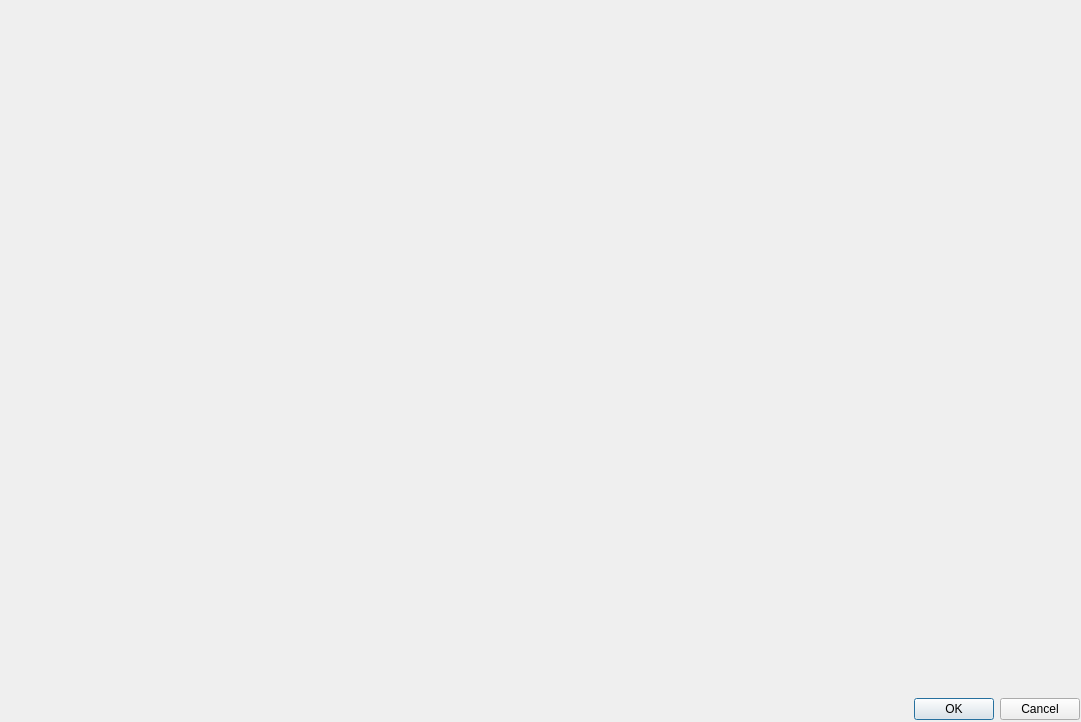
<?xml version="1.0" encoding="UTF-8"?>
<ui version="4.0">
 <class>AnnotationSelectionPropertyDialog</class>
 <widget class="QDialog" name="AnnotationSelectionPropertyDialog">
  <property name="geometry">
   <rect>
    <x>0</x>
    <y>0</y>
    <width>1081</width>
    <height>722</height>
   </rect>
  </property>
  <property name="windowTitle">
   <string>Dialog</string>
  </property>
  <widget class="QWidget" name="verticalLayoutWidget">
   <property name="geometry">
    <rect>
     <x>-1</x>
     <y>-1</y>
     <width>1081</width>
     <height>721</height>
    </rect>
   </property>
   <layout class="QVBoxLayout" name="verticalLayout">
    <item>
     <widget class="QVTKWidget" name="qvtkWidget" native="true">
      <property name="sizePolicy">
       <sizepolicy hsizetype="Expanding" vsizetype="Expanding">
        <horstretch>0</horstretch>
        <verstretch>0</verstretch>
       </sizepolicy>
      </property>
     </widget>
    </item>
    <item>
     <widget class="QDialogButtonBox" name="buttonBox">
      <property name="standardButtons">
       <set>QDialogButtonBox::Cancel|QDialogButtonBox::Ok</set>
      </property>
     </widget>
    </item>
   </layout>
  </widget>
 </widget>
 <customwidgets>
  <customwidget>
   <class>QVTKWidget</class>
   <extends>QWidget</extends>
   <header>QVTKWidget.h</header>
  </customwidget>
 </customwidgets>
 <resources/>
 <connections/>
</ui>
